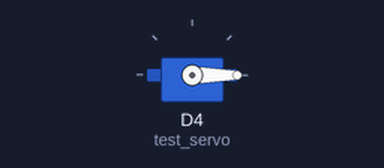
The sketch below on a simulated ESP8266 (NodeMCU). On the bench: servo.

Above: at 0.05 s.
Timing chart, 0 to 4.6 s (numbered marks = the images above):
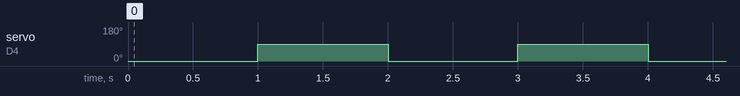

Measured:
- by itself, servo on D4 (test_servo): alternates 90° for 1.0 s and 0° for 1.0 s

The sketch:

servo_test.ino
```cpp
#include <Servo.h>

Servo test_servo;

void setup() {
  // put your setup code here, to run once:
  test_servo.attach(D4);
}

void loop() {
  // put your main code here, to run repeatedly:
  test_servo.write(0);
  delay(1000);
  test_servo.write(90);;
  delay(1000);
}
```
